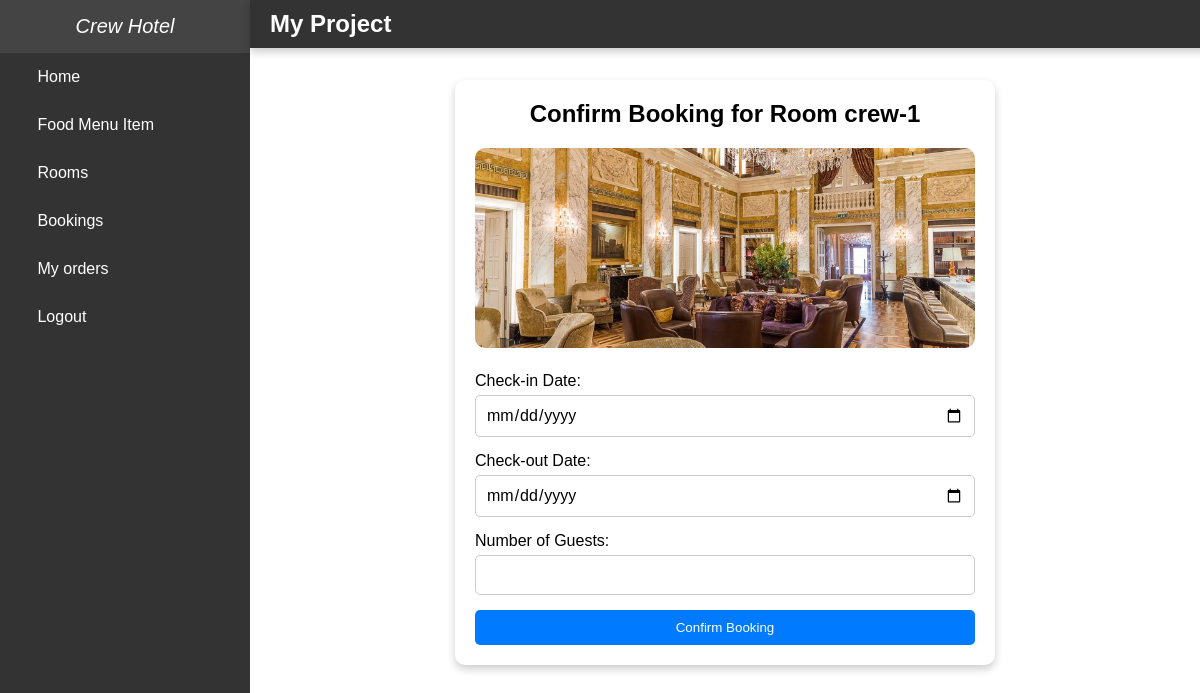
/book_room/1/ (signed in), run on the app's committed database.
### hotel/models.py (models this page shows, shortened)
class Room(models.Model):
    ROOM_TYPE_CHOICES = [
        ('SINGLE', 'Single'),
        ('DOUBLE', 'Double'),
        ('SUITE', 'Suite'),
        ('FAMILY', 'Family'),
    ]
    hotel = models.ForeignKey(Hotel, related_name='rooms', on_delete=models.CASCADE, null=True)
    room_number = models.CharField(max_length=10, unique=True)
    room_type = models.CharField(max_length=10, choices=ROOM_TYPE_CHOICES)
    price_per_night = models.DecimalField(max_digits=10, decimal_places=2)
    is_available = models.BooleanField(default=True)
    description = models.TextField(blank=True, null=True)
    room_image = models.FileField(upload_to="rooms/", null=True)

### hotel/views.py (the view, shortened to what this page needs)
# urls.py: path('book_room/<int:room_id>/', views.book_room, name='book_room'),
@login_required
def book_room(request, room_id):
    room = Room.objects.get(id=room_id)
    return render(request, 'confirm_booking.html', {'room': room})

### templates/confirm_booking.html (shortened to what this page needs)
{% extends 'side_bar.html'%}
{% block main_b %}
<!DOCTYPE html>
<html>
<head>
</head>
<body>
    <center>
    <div class="container">
        <h2>Confirm Booking for Room {{ room.room_number }}</h2>
        <img src="{{ room.room_image.url }}" alt="Room Image">
        <form method="post">
            <label for="check_in_date">Check-in Date:</label>
            <input type="date" id="check_in_date" name="check_in_date" required>
            <label for="check_out_date">Check-out Date:</label>
            <input type="date" id="check_out_date" name="check_out_date" required>
            <label for="number_of_guests">Number of Guests:</label>
            <input type="number" id="number_of_guests" name="number_of_guests" required>
            <button type="submit">Confirm Booking</button>
        </form>
    </div>
</center>
</body>
</html>
{% endblock %}

### static/css/home.css (style rules this page uses)
* { margin: 0; padding: 0; font-family: 'Poppins', sans-serif; }

### templates/side_bar.html (style rules this page uses)
body { font-family: Arial, sans-serif; margin: 0; padding: 0; display: flex; min-height: 100vh; overflow-x: hidden; }

### templates/confirm_booking.html (style rules this page uses)
.container { background-color: white; border-radius: 10px; box-shadow: 0 4px 8px rgba(0, 0, 0, 0.2); padding: 20px; max-width: 500px; width: 100%; text-align: center; }
.container h2 { margin: 0 0 20px; }
.container img { width: 100%; height: 200px; object-fit: cover; border-radius: 10px; margin-bottom: 20px; }
.container form { display: flex; flex-direction: column; }
.container label { text-align: left; margin-bottom: 5px; }
.container input, .container select, .container textarea { padding: 10px; margin-bottom: 15px; border: 1px solid #ccc; border-radius: 5px; font-size: 16px; }
.container button { background-color: #007bff; border: none; color: white; padding: 10px; border-radius: 5px; cursor: pointer; transition: background-color 0.3s; }

### data on the page
Room: room_number "crew-1", room_image (picture)
